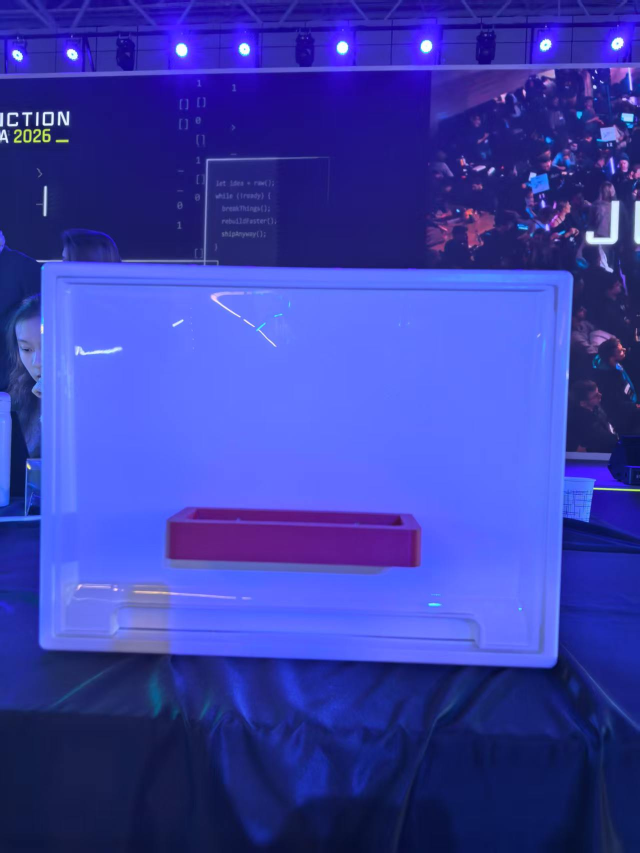
#> input picture handoffs/drawer_20261107/reference/front_view.jpg, 1279 x 1706 px (shown at 1/2 size)
$ python -i color_detection.py   (imports and definitions only)
#> lines starting #> are read from the running program, lines starting #| are printed output that depends on the picture; after the words box and inside, x2 and y2 are one past the last pixel; in counts of white or black regions, pixels touching at a corner belong together
#> further down, picture is the input picture: shape (1706, 1279, 3); mean B, G, R 169.3, 62.4, 57.1
"""algorithms/color_detection.py —— 纯 OpenCV 的颜色目标检测。

为什么先用颜色：比赛现场可控、零训练、CPU 实时（1280x1024 约 15-25 ms），
而且"把红色方块拿起来"这类赛题用颜色检索命中率极高。
需要更强语义时，把 `detect()` 换成 YOLO / GroundingDINO 实现即可，
`scene_analyzer` 只依赖 Detection 这个结构，不依赖具体算法（留好了替换点）。
"""

from __future__ import annotations

import typing
from dataclasses import dataclass, field

import cv2
import numpy as np

__all__ = [
    "Detection",
    "HSV_RANGES",
    "LABEL_ALIASES",
    "available_labels",
    "canonical_label",
    "detect",
    "detect_mask",
]

# 一个 H 区间用 ((h_lo, s_lo, v_lo), (h_hi, s_hi, v_hi)) 表示；红色跨 0 边界，用两段
_HSV = typing.Tuple[typing.Tuple[int, int, int], typing.Tuple[int, int, int]]

HSV_RANGES: dict[str, list[_HSV]] = {
    "red": [((0, 110, 60), (9, 255, 255)), ((170, 110, 60), (180, 255, 255))],
    "orange": [((10, 120, 70), (22, 255, 255))],
    "yellow": [((23, 110, 80), (34, 255, 255))],
    "green": [((35, 90, 50), (85, 255, 255))],
    "cyan": [((86, 90, 60), (100, 255, 255))],
    "blue": [((101, 100, 50), (130, 255, 255))],
    "purple": [((131, 70, 50), (155, 255, 255))],
    "magenta": [((156, 80, 60), (169, 255, 255))],
    "black": [((0, 0, 0), (180, 255, 60))],
    "white": [((0, 0, 205), (180, 45, 255))],
}

LABEL_ALIASES: dict[str, str] = {
    # 中文
    "红": "red", "红色": "red", "红的": "red",
    "橙": "orange", "橙色": "orange", "橘色": "orange",
    "黄": "yellow", "黄色": "yellow",
    "绿": "green", "绿色": "green",
    "青": "cyan", "青色": "cyan",
    "蓝": "blue", "蓝色": "blue",
    "紫": "purple", "紫色": "purple",
    "洋红": "magenta", "品红": "magenta",
    "黑": "black", "黑色": "black",
    "白": "white", "白色": "white",
    # 英文同义词
    "orange": "orange", "amber": "orange",
    "lime": "green", "teal": "cyan",
    "violet": "purple", "pink": "magenta",
    "grey": "white", "gray": "white",
    "colour": "red",
}


@dataclass
class Detection:
    """一个候选目标。mask 保留下来供 scene_analyzer 复用做深度统计（不重复阈值分割）。"""

    label: str
    mask: np.ndarray
    bbox: tuple[int, int, int, int]  # x, y, w, h
    centroid_uv: tuple[float, float]
    area_px: int
    source: str = "color"
    extras: dict[str, typing.Any] = field(default_factory=dict)

    def to_dict(self, image_area: int | None = None) -> dict[str, typing.Any]:
        x, y, w, h = self.bbox
        out: dict[str, typing.Any] = {
            "label": self.label,
            "source": self.source,
            "bbox_xywh": [int(x), int(y), int(w), int(h)],
            "centroid_uv": [round(self.centroid_uv[0], 1), round(self.centroid_uv[1], 1)],
            "area_px": int(self.area_px),
            "aspect": round(w / h, 3) if h else 0.0,
            "fill_ratio": round(self.area_px / float(w * h), 3) if w * h else 0.0,
        }
        if image_area:
            out["area_ratio"] = round(self.area_px / float(image_area), 5)
        out.update({k: v for k, v in self.extras.items() if k not in out})
        return out


def available_labels() -> list[str]:
    """可供大模型选择的颜色标签（不含别名）。"""
    return sorted(HSV_RANGES)


def canonical_label(label: str) -> str | None:
    """'红色' / 'RED ' / 'red' -> 'red'；无法识别返回 None。"""
    if not isinstance(label, str):
        return None
    key = label.strip().lower()
    if key in HSV_RANGES:
        return key
    return LABEL_ALIASES.get(key)


def detect_mask(bgr: np.ndarray, label: str) -> np.ndarray | None:
    """单标签 -> bool 掩膜。label 先经 canonical_label 归一化。"""
    canon = canonical_label(label)
    if canon is None:
        return None
    hsv = cv2.cvtColor(bgr, cv2.COLOR_BGR2HSV)
    mask = np.zeros(hsv.shape[:2], np.uint8)
    for lower, upper in HSV_RANGES[canon]:
        mask |= cv2.inRange(hsv, np.array(lower, np.uint8), np.array(upper, np.uint8))
    return mask.astype(bool)


def detect(
    bgr: np.ndarray,
    labels: typing.Sequence[str] | None = None,
    *,
    min_area_px: int = 300,
    max_objects_per_label: int = 3,
    kernel: int = 5,
) -> list[Detection]:
    """在图中找指定（或全部）颜色的连通块，按面积降序。

    参数：
        labels: None = 遍历所有颜色（慢一点但省得 Agent 猜）；只查一个颜色时快得多。
        min_area_px: 过滤噪点。1280x1024 下 300 px 约等于 1.7 cm 的方块。
    """
#> called with min_area_px = 300, max_objects_per_label = 3, kernel = 5
    if bgr is None or bgr.size == 0:
        return []
    image_area = int(bgr.shape[0] * bgr.shape[1])
#> image_area = 2181974

    if labels:
        targets: list[str] = []
        for label in labels:
            canon = canonical_label(label)
            if canon and canon not in targets:
                targets.append(canon)
    else:
        targets = available_labels()

    kernel_size = max(1, int(kernel) | 1)  # 保证是奇数
    morph = cv2.getStructuringElement(cv2.MORPH_ELLIPSE, (kernel_size, kernel_size))
    detections: list[Detection] = []

    for label in targets:
        mask = detect_mask(bgr, label)
        if mask is None:
            continue
        mask_u8 = mask.astype(np.uint8)
        mask_u8 = cv2.morphologyEx(mask_u8, cv2.MORPH_OPEN, morph)
        mask_u8 = cv2.morphologyEx(mask_u8, cv2.MORPH_CLOSE, morph)
        count, _, stats, centroids = cv2.connectedComponentsWithStats(mask_u8, connectivity=8)

        label_dets: list[Detection] = []
        for idx in range(1, int(count)):  # 0 是背景
            x, y, w, h, area = (int(v) for v in stats[idx][:5])
            if area < min_area_px:
                continue
            if area > 0.6 * image_area:  # 整屏同色 = 场景照明，不是目标
                continue
            component = np.zeros_like(mask_u8, bool)
            component[y : y + h, x : x + w] = mask_u8[y : y + h, x : x + w].astype(bool)
            if not component.any():
                continue
            label_dets.append(
                Detection(
                    label=label, mask=component, bbox=(x, y, w, h),
                    centroid_uv=(float(centroids[idx][0]), float(centroids[idx][1])),
                    area_px=area, source="color",
                )
            )
        label_dets.sort(key=lambda d: d.area_px, reverse=True)
        detections.extend(label_dets[: max(1, int(max_objects_per_label))])
#> this loop made 10 passes
#> count on passes 1, 2, 4, 5, 7, 9: 15, 12, 8, 7, 55, 18
#> (count, stats, centroids) on passes 6, 8, 10: (1, [[0, 0, 1279, 1706, 2181974]], [[639, 852.5]]), (2, [[0, 0, 1279, 1706, 2181910], [933, 421, 9, 9, 64]], [[639, 852.5], [937, 424.8]]), (1, [[0, 0, 1279, 1706, 2181974]], [[639, 852.5]])
#> pass 1, in detect, `mask = detect_mask(bgr, label)`:
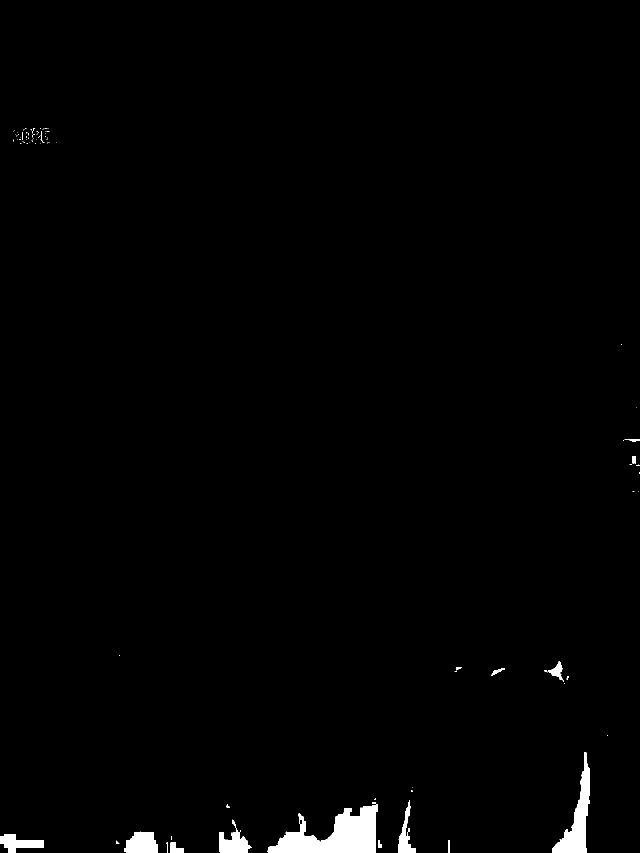
#> mask: shape (1706, 1279) bool (shown at 1/2 size); 1.2% white; 91 white regions (70 under 20 px), largest, box (x1, y1, x2, y2) and area: (534, 1605, 755, 1706) 11639, (1104, 1504, 1180, 1706) 5259, (249, 1663, 316, 1706) 2322
#> pass 1, in detect, `mask_u8 = cv2.morphologyEx(mask_u8, cv2.MORPH_OPEN, morph)`:
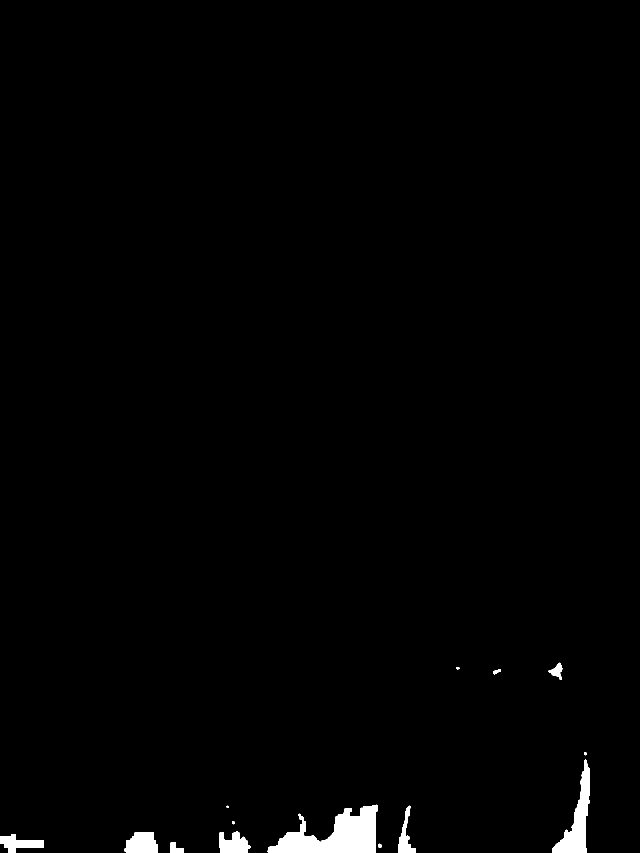
#> mask_u8: shape (1706, 1279) (shown at 1/2 size); values 0 (black) and 1 (white), 1.2% white; 14 white regions (1 under 20 px), largest, box (x1, y1, x2, y2) and area: (535, 1609, 755, 1706) 11546, (1104, 1519, 1180, 1706) 5176, (249, 1664, 316, 1706) 2308
#> after the loop:
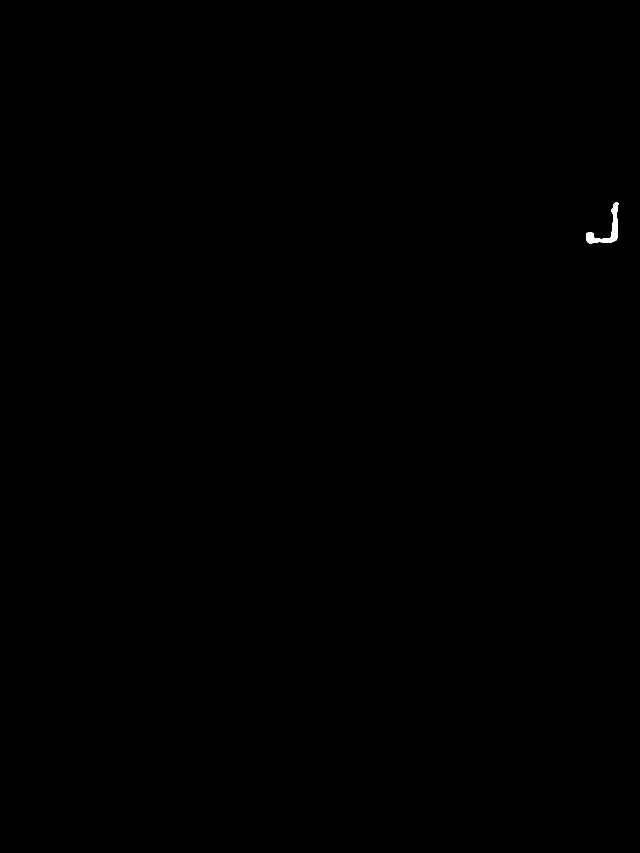
#> component: shape (1706, 1279) bool (shown at 1/2 size); 0.07% white; 1 white region, box (x1, y1, x2, y2) and area: (1172, 404, 1237, 488) 1433
#> after the loop: mask_u8: shape (1706, 1279); every value is 0
#> after the loop, detections = 11 items

    detections.sort(key=lambda d: d.area_px, reverse=True)
    return detections

>>> import cv2
>>> picture = cv2.imread('../../../handoffs/drawer_20261107/reference/front_view.jpg')
>>> result = detect(picture)
#> result = 11 items
